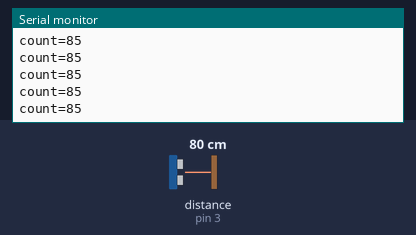
A sketch run on a simulated Arduino Uno, built with avr-gcc and run on an emulated ATmega328P. Shown: the last lines printed to the serial monitor. Wiring (inferred from the names in the program): ultrasonic range finder: trigger pin 2; echo pin 3. The inputs (shaded band) are chosen by the test bench; at power-on: distance to the obstacle (sensor on pin 3) 80 cm. The echo pulse lasts 58.3 µs per cm.

Above: at 1.2 s.
1.3 s: distance to the obstacle (sensor on pin 3) set to 4 cm
At 1.48 s:
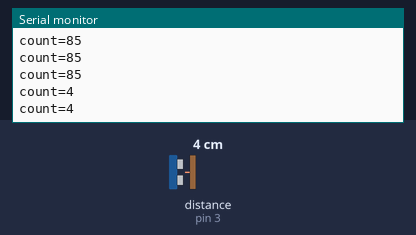
4.3 s: distance to the obstacle (sensor on pin 3) set to 2 cm
At 4.3 s:
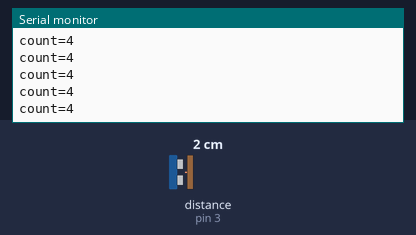
Timing chart, 0 to 7.3 s (numbered marks = the images above; inputs shaded):
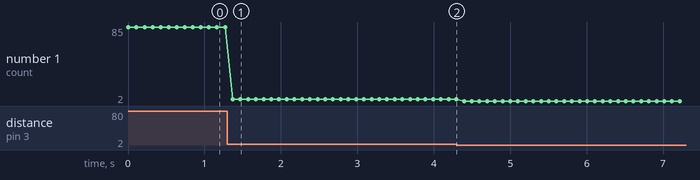

Measured:
- after the input at 1.3 s, the serial monitor: prints a new line after 0.07 s (image 1)
- plotted number 1: 85 → 4 after the input at 1.3 s, 4 → 2 after the input at 4.3 s

The sketch:

DistanceSelfMade.ino
```cpp
const int trigPin = 2;
const int echoPin = 3;

void setup() {
  Serial.begin(9600);
  pinMode(trigPin,OUTPUT);
  pinMode(echoPin,INPUT);
}

void loop()
{
  digitalWrite(trigPin, LOW);
  delayMicroseconds(2);
  digitalWrite(trigPin, HIGH);
  delayMicroseconds(10);
  digitalWrite(trigPin, LOW);

  //ждём волны
  while (!digitalRead(echoPin))
  {
    delayMicroseconds(1);
  }

  //мереем волну
  int count = 0;
  while (digitalRead(echoPin))
  {
    count++;
    delayMicroseconds(1);
  }

  //подобрать коэффициенты...
  Serial.print("count="); Serial.println(count/10);
  delay(100);
}
```
